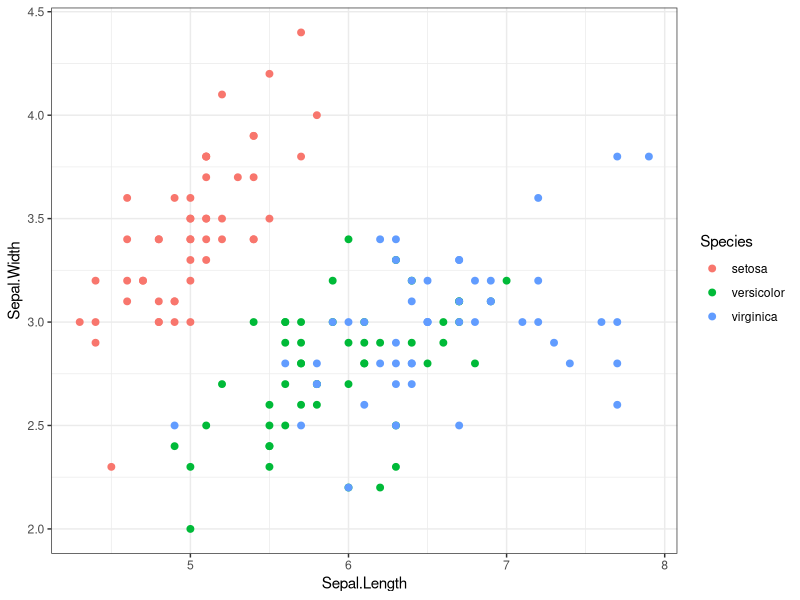
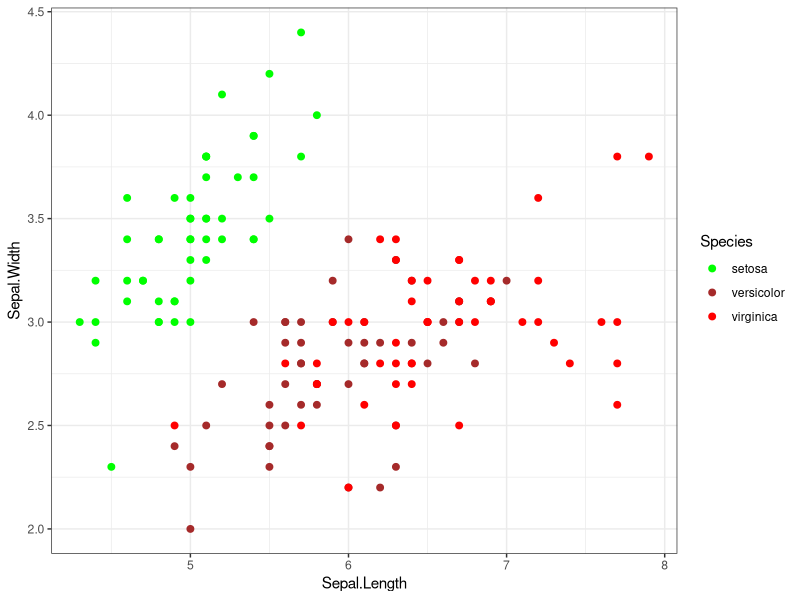
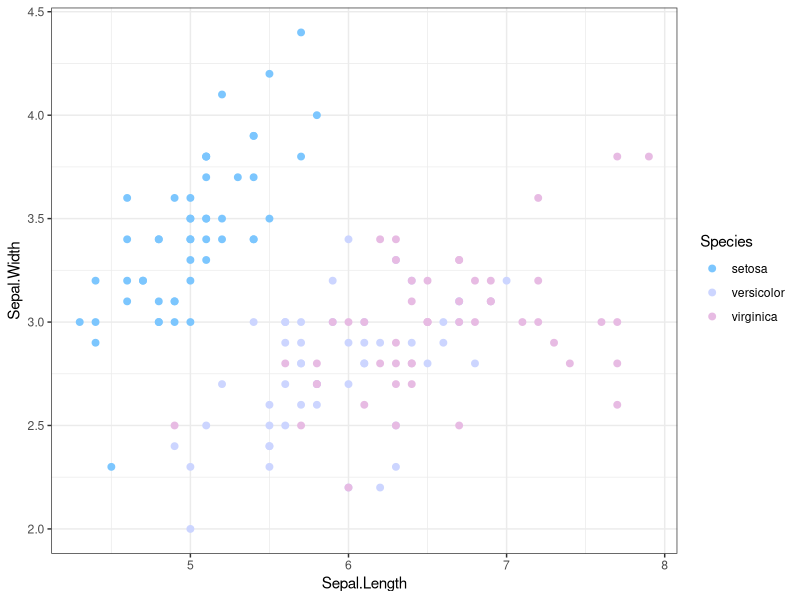
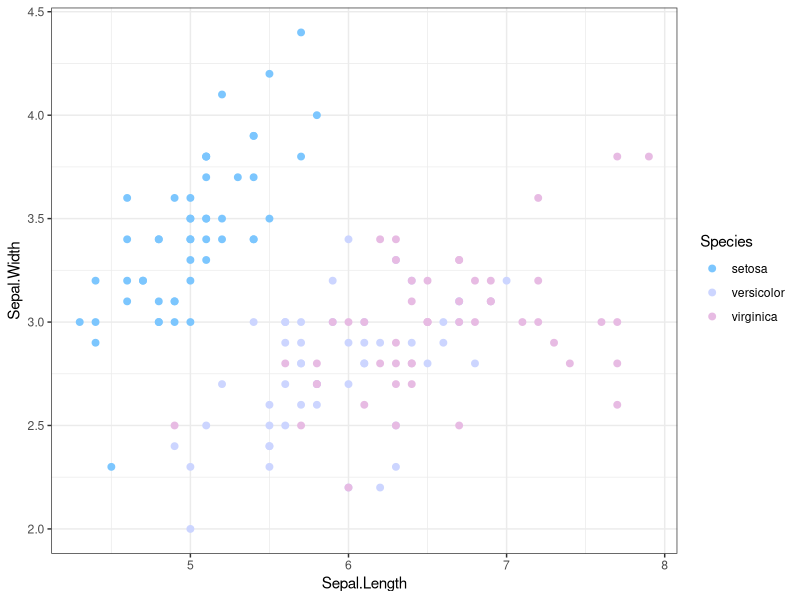
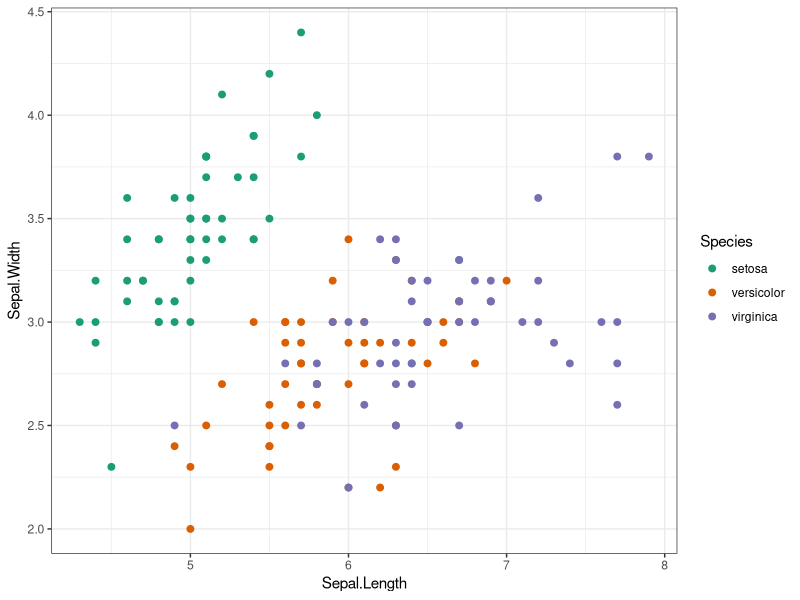
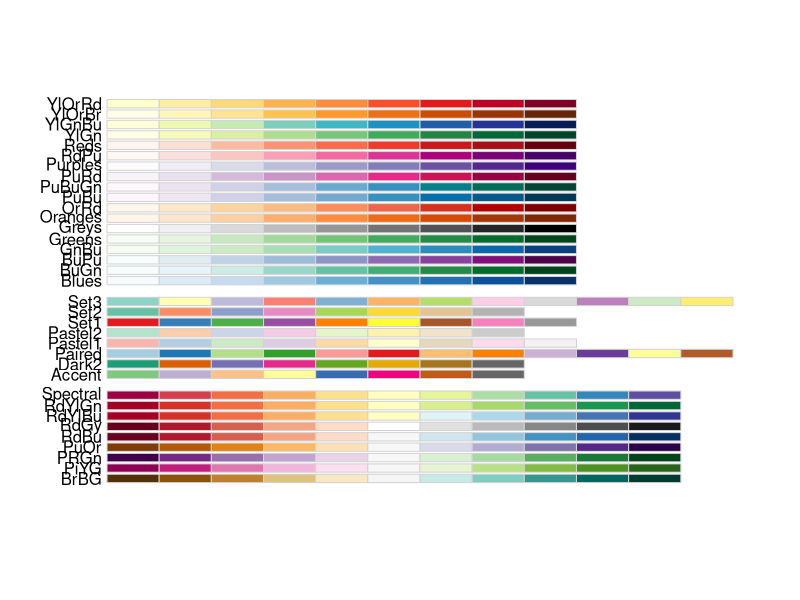
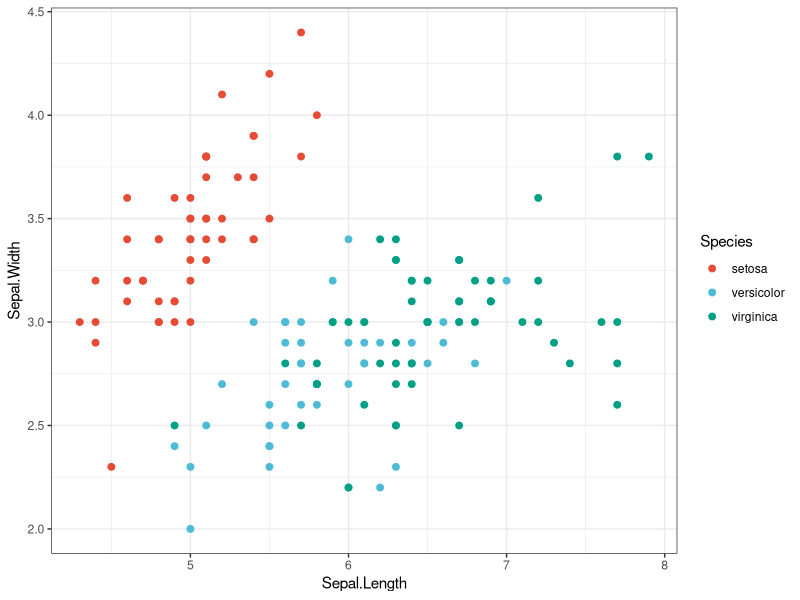

Reproduce these figures in R, in order.
# =======================================================================
#
# USING COLOR IN R

# Activity designed by Mikaela Salvador, Hannah Hayes, and Anik Grearson
# for BIOE276/176 Winter 2026 

# By the end of this activity, students will be able to:
# 1. Import and apply different colors and color palettes in R
# 2. Recognize how color choices affect data interpretation
# 3. Carefully choose colors to make plots more accessible

# This activity assumes students are somewhat familiar with the ggplot package.

# ========================================================================

# ------------------------------
#### SET UP ####
# ------------------------------

#Run this line if you do not have ggplot2 already installed
install.packages("ggplot2")
library(ggplot2) 

# ------------------------------
# INTRODUCTION: Colors in R
# ------------------------------

# BUILT-IN COLORS
# ---------------

# R has a set of 657 built-in color names you can use in your figures.
# Note that color names are case-sensitive!
# To see a list of the names, run:
colors()

# Some examples of built-in colors:
"black"
"white"
"red"
"blue"
"skyblue"
"brown"

# HEX CODES
# ---------------

# You can also define colors with HEX codes, which give you more precise control.
# Hex codes start with a # prefix followed by 3 pairs of two digits that define 
# red, green, and blue intensity: #RRGGBB, which range from 00 (none) to FF (full).

# Some examples of HEX codes:
"#000000" # No red, green, or blue = black
"#FFFFFF" # Full red, green, and blue = white
"#FF0000" # Full red, but no green or blue = pure red
# Notice how R nicely SHOWS you the color you've defined if you put it between ""!

# Optional challenge: See if you can figure out what the hex code is for pure 
# green or pure blue.

# You can get HEX codes from online tools to chose colors visually, then 
# copy and paste the HEX codes into R. Common online tools to find HEX codes
# include Coolors, ColorBrewer, and Adobe Color.

# ------------------------------
# ACTIVITY 1: Colors in ggplot
# ------------------------------

# In this activity, you will practice using built-in color names and HEX codes
# to manually change colors in a plot and evaluate which choices are better for
# data interpretation and accessibility.

# We will be using one of the example data sets that is provided with R. 
# This dataset contains flower dimension measurements. 
# (sepal width, sepal length, petal width, and petal length) from 3 Iris species.
data(iris)

# Use head to look at the first few rows of the data "Iris."
head(iris)

# 1) Default Colors: Let's start by making a simple scatter plot using R's 
# default colors to show how sepal width changes with sepal length, and 
# color the points by Iris species:
ggplot(iris, 
       aes(x=Sepal.Length, 
           y=Sepal.Width, 
           color = Species)) +
  geom_point(size=2) +
  theme_bw()

# 2) Built-In Color Names: We can also edit the colors manually within ggplot 
# by using built-in color names.
ggplot(iris, 
       aes(x=Sepal.Length, 
                 y=Sepal.Width, 
                 color = Species)) +
  geom_point(size = 2) +
  scale_color_manual(values = c("green",
                                "brown",
                                "red")) +
  theme_bw()

# 3) Hex Codes: We can also specify specific colors with HEX codes!
ggplot(iris, 
       aes(x=Sepal.Length,
           y=Sepal.Width, 
           color = Species)) +
  geom_point(size = 2) +
  scale_color_manual(values = c("#7CC6FE",
                                "#CCD5FF",
                                "#E7BBE3")) +
  theme_bw()

# 4) Alternatively, instead of reading in colors directly in ggplot, you can
# define which color is assigned to which species in a vector beforehand.
# This approach is useful when you have many variables and many plots
# and want to keep the color of your variables consistent across plots. This 
# makes the mapping more reproducible, even if the factor order changes. 

# Let's first define the same colors as the previous plot before running ggplot.
species_colors <- c(
  setosa     = "#7CC6FE",
  versicolor = "#CCD5FF",
  virginica  = "#E7BBE3")

# Plot using defined colors without explicitly calling it in your code
ggplot(iris, 
       aes(x=Sepal.Length,
           y=Sepal.Width, 
           color = Species)) +
  geom_point(size = 2) +
  scale_color_manual(values = species_colors) +
  theme_bw()

# 5) Your Turn! 
# Using 1 of the 4 methods we showed above, create a line plot 
# comparing petal length against petal width. Set each species as 
# a different color that you pick. 

# Note that instead of using geom_point(), which is for scatter plots, 
# you would instead use geom_line()!





# REFLECTION: Look at the plots we generated using the 4 different approaches.
# Although all 4 methods are valid ways of coloring your figures:
# - Which plot makes it easiest to tell species apart?
# - Which plot would be most accessible to a color-blind reader?

# ------------------------------
# ACTIVITY 2: COLOR PALETTES
# ------------------------------

# Instead of defining your own color palettes, you can also use many pre-made
# color palettes from different R packages. This can be much quicker than 
# hand-picking individual colors. We will only cover 2 different packages
# in this activity, but we highly encourage you to browse the internet to 
# find more color palettes - there are virtually hundreds (if not thousands)
# available! 

# RColorBrewer
# ---------------

# One popular set is RColorBrewer.
install.packages("RColorBrewer")
library(RColorBrewer)

# Let's make a version of our scatter plot using the "Dark2" palette from RColorBrewer:
ggplot(iris, 
       aes(Sepal.Length, 
           Sepal.Width, 
           color = Species)) +
  geom_point(size = 2) +
  scale_color_brewer(palette = "Dark2") +
  theme_bw()

# To view all palettes in RColorBrewer:
display.brewer.all()

# If you get an error stating "Error in plot.new() : figure margins too large,"
# when running display.brewer.all(), just expand your plot window and run again!
# You may need to press Zoom below Plot to see the names of the color palettes.

# ggsci
# ---------------

# The ggsci package contains many great palettes for publication quality figures
install.packages("ggsci")
library(ggsci)

# Let's make another version of our scatter plot using the Nature Publishing
# Group color palette in the ggsci package:
ggplot(iris, 
       aes(x=Sepal.Length, 
           y=Sepal.Width, 
           color = Species)) +
  geom_point(size = 2) +
  scale_color_npg() +
  theme_bw()

# Other color palettes in this package include the below options.
scale_color_aaas() #American Association for the Advancement of Science
scale_color_lancet() #Lancet family of medical journals
scale_color_jco() #Journal of Clinical Oncology

# Your Turn: Play around with different color palettes in RColorBrewer and ggsci,
# using the Iris dataset! 
